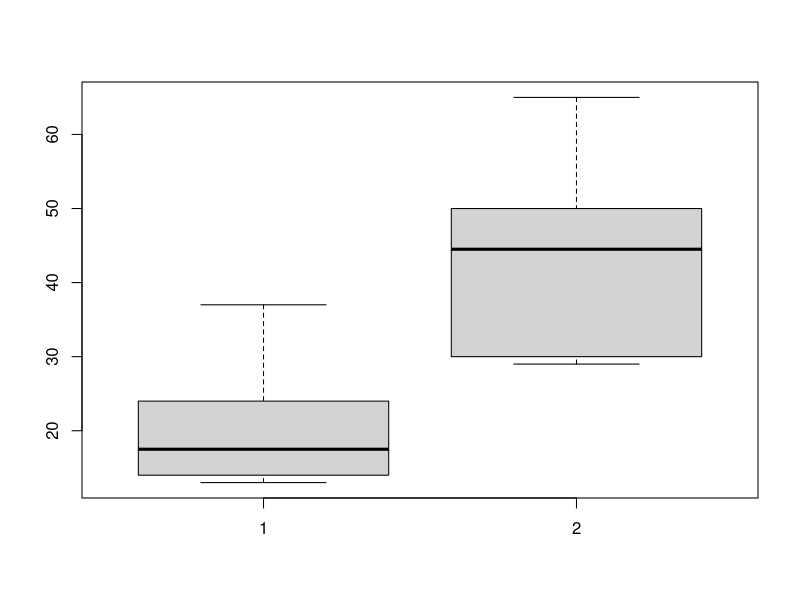
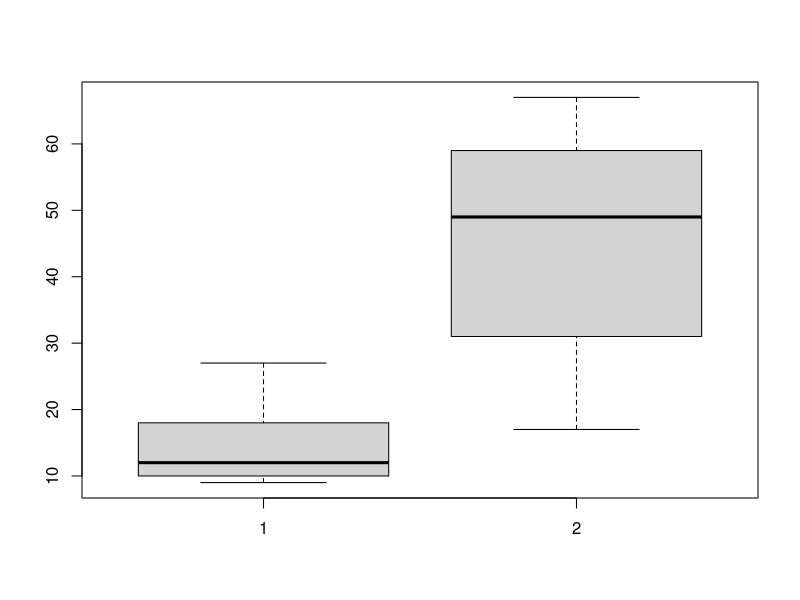

These figures' R source, in order:
## ---- chunk 1
knitr::opts_chunk$set(echo = TRUE)
## ---- chunk 2
# Participant F

participant_F <- c('F')
L1phone <- c('k', 'k', 'k', 'p', 'p', 'p', 'p', 't', 'p', 'p')
L1 <- c(24, 14, 25, 14, 22, 14, 13, 37, 13, 21)
L1toL2phone <- c('k','k','k','k','k', 'p', 'p', 'k','k', 't')
L1toL2 <- c(50, 30, 29, 44, 48, 45, 65, 30, 42, 54)

F.data <- data.frame(participant_F, L1phone, L1, L1toL2phone, L1toL2 )

summary(F.data)

print(F.data)
## ---- chunk 3
# Participant P

participant_P <- c('P')
L2phone <- c('p', 'p', 'p', 'p', 'p', 'p', 'p', 'p', 'p', 't')
L2 <- c(9, 13, 18, 11, 11, 16, 10, 27, 10, 19)
L2toL1phone <- c('p', 't', 't', 'p', 'p', 'p', 'k', 't', 'p', 'p')
L2toL1 <- c(49, 65, 67, 23, 17, 31, 51, 49, 59, 36)

P.data <- data.frame(participant_P, L2phone, L2, L2toL1phone, L2toL1)

summary(P.data)

print(P.data)
## ---- chunk 4
# Boxplot for Participant F
# shows basic comparison between VOT for French monolingual context and for English words during a codeswitch

boxplot(L1, L1toL2)

## ---- chunk 5

# Boxplot for Participant P
# shows basic comparison between VOT for French monolingual context and for English words during a codeswitch

boxplot(L2, L2toL1)
